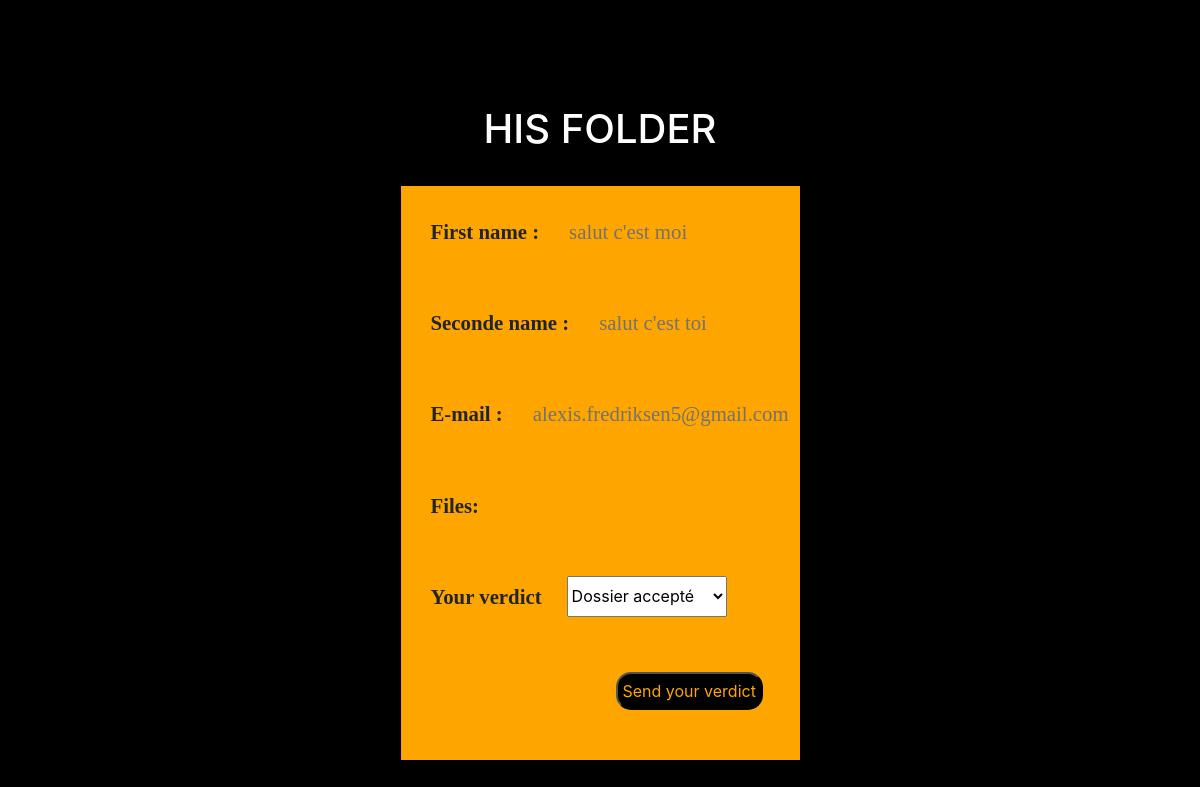
Page /workflow/workrep (signed in) on the earlier database version.
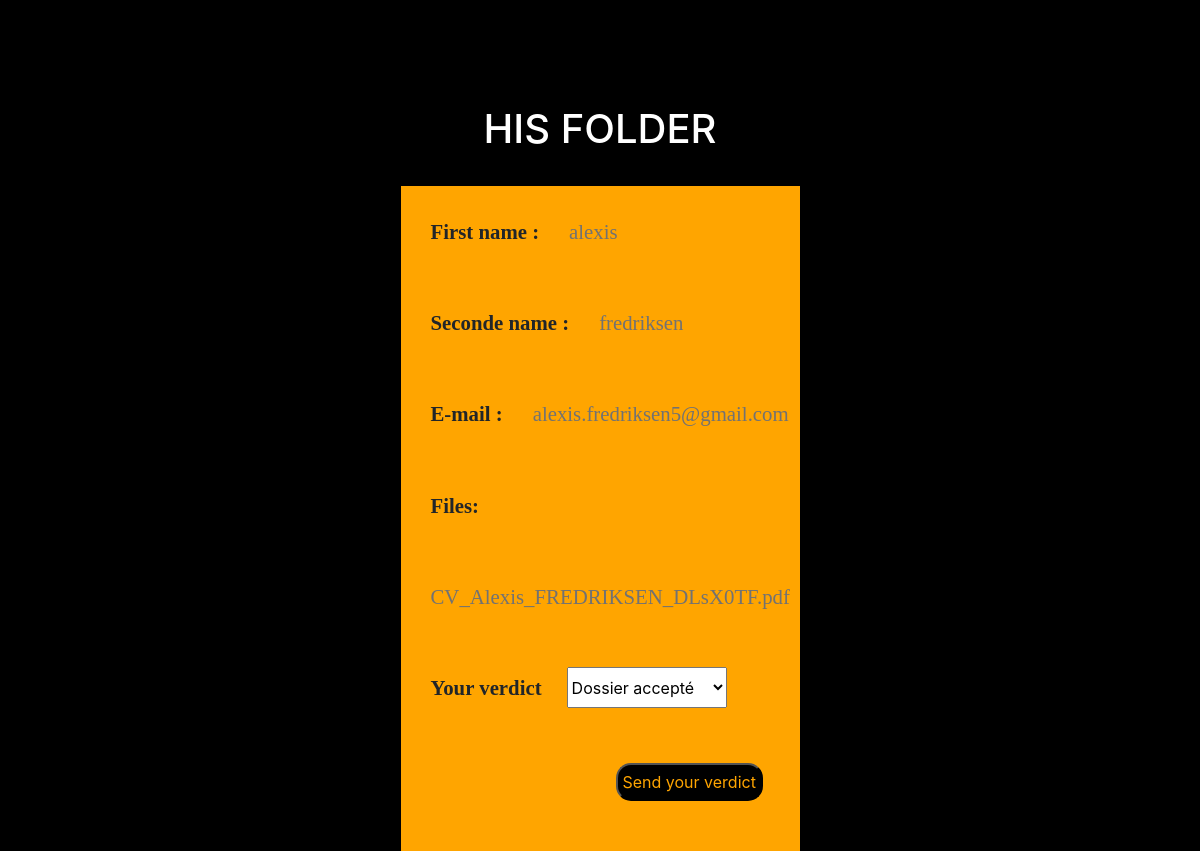
Same page on the later database version.
### workflow/models.py (models this page shows)
class File(models.Model):
    f_name = models.CharField(max_length=30)
    s_name = models.CharField(max_length=30)
    mail = models.CharField(max_length=30)
    File = models.FileField(blank=True)
    verdict = models.CharField(max_length=30)

### workflow/views.py (the view, shortened to what this page needs)
# urls.py: path('workrep', views.workrep, name='workrep'),
@login_required(login_url='login')
def workrep(request):
    Files=File.objects.latest('id')
    contextt={'Files':Files}
    return render(request, 'workflow/workrep.html', contextt)

### templates/workflow/workrep.html (shortened to what this page needs)
{% load static %}
<!DOCTYPE html>
<html>
<head>
	<link rel="stylesheet" href="https://stackpath.bootstrapcdn.com/bootstrap/4.1.3/css/bootstrap.min.css">
	<link rel="stylesheet" href="https://use.fontawesome.com/releases/v5.6.1/css/all.css">
    <form enctype="multipart/form-data" action="" method="post">
        <div class="container contenue">
            <h1>His folder</h1>
                <div class="container-fluid formulaire">
                    <div class="row">
                        <label name="f_name" class="text" for="fname">First name :</label>
                        <p class="text1">{{ Files.f_name }}</p>
                    </div>
                    <div class="row">
                        <label name="s_name" class="text" for="sname">Seconde name :</label>
                        <p class="text1">{{ Files.s_name }}</p>
                    </div>
                    <div class="row">
                        <label name="mail" class="text" for="mail">E-mail :</label>
                        <p class="text1">{{ Files.mail }}</p>
                    </div>
                    <div class="row">
                        <label name="files" class="text" for="files">Files:</label>
                        <p class="text1">{{ Files.File }}</p>
                    </div>
                    <div class="row">
                        <label name="files" class="text" for="files">Your verdict</label>
                        <select name="verdict" id="choix">
                            <option value="Dossier accepté">Dossier accepté</option>
                        </select>
                    </div>
                    <div class="row">
                        <div class="col">
                            <input type="submit" value="Send your verdict" class="submit">
                        </div>
                    </div>
                </div>
        </div>
    </form>
</body>
</html>

Differences in the rows shown:
removed File: f_name "salut c'est moi", s_name "salut c'est toi", mail "alexis.fredriksen5@gmail.com"
added File: f_name "alexis", s_name "fredriksen", mail "alexis.fredriksen5@gmail.com", File "CV_Alexis_FREDRIKSEN_DLsX0TF.pdf"
